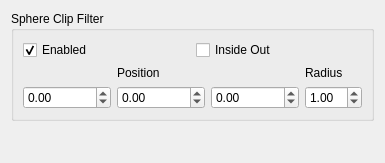
<?xml version="1.0" encoding="UTF-8"?>
<ui version="4.0">
 <class>SphereClipFilterUI</class>
 <widget class="QWidget" name="SphereClipFilterUI">
  <property name="geometry">
   <rect>
    <x>0</x>
    <y>0</y>
    <width>354</width>
    <height>163</height>
   </rect>
  </property>
  <property name="sizePolicy">
   <sizepolicy hsizetype="Preferred" vsizetype="Fixed">
    <horstretch>0</horstretch>
    <verstretch>0</verstretch>
   </sizepolicy>
  </property>
  <property name="minimumSize">
   <size>
    <width>0</width>
    <height>0</height>
   </size>
  </property>
  <property name="maximumSize">
   <size>
    <width>354</width>
    <height>16777215</height>
   </size>
  </property>
  <property name="windowTitle">
   <string>Form</string>
  </property>
  <layout class="QVBoxLayout" name="verticalLayout">
   <item>
    <widget class="QGroupBox" name="groupBox">
     <property name="sizePolicy">
      <sizepolicy hsizetype="Preferred" vsizetype="Minimum">
       <horstretch>0</horstretch>
       <verstretch>0</verstretch>
      </sizepolicy>
     </property>
     <property name="title">
      <string>Sphere Clip Filter</string>
     </property>
     <layout class="QGridLayout" name="gridLayout_2">
      <item row="0" column="0">
       <layout class="QHBoxLayout" name="horizontalLayout">
        <item>
         <widget class="QCheckBox" name="checkBoxEnabled">
          <property name="text">
           <string>Enabled</string>
          </property>
          <property name="checked">
           <bool>true</bool>
          </property>
         </widget>
        </item>
        <item>
         <widget class="QCheckBox" name="checkBoxInsideOut">
          <property name="text">
           <string>Inside Out</string>
          </property>
         </widget>
        </item>
       </layout>
      </item>
      <item row="1" column="0">
       <layout class="QGridLayout" name="gridLayout">
        <item row="0" column="1">
         <widget class="QLabel" name="label">
          <property name="text">
           <string>Position</string>
          </property>
         </widget>
        </item>
        <item row="0" column="3">
         <widget class="QLabel" name="label_2">
          <property name="text">
           <string>Radius</string>
          </property>
         </widget>
        </item>
        <item row="1" column="0">
         <widget class="QDoubleSpinBox" name="doubleSpinBoxPosX">
          <property name="sizePolicy">
           <sizepolicy hsizetype="Preferred" vsizetype="Fixed">
            <horstretch>0</horstretch>
            <verstretch>0</verstretch>
           </sizepolicy>
          </property>
          <property name="minimum">
           <double>-100000.000000000000000</double>
          </property>
          <property name="maximum">
           <double>100000.000000000000000</double>
          </property>
         </widget>
        </item>
        <item row="1" column="1">
         <widget class="QDoubleSpinBox" name="doubleSpinBoxPosY">
          <property name="sizePolicy">
           <sizepolicy hsizetype="Preferred" vsizetype="Fixed">
            <horstretch>0</horstretch>
            <verstretch>0</verstretch>
           </sizepolicy>
          </property>
          <property name="minimum">
           <double>-100000.000000000000000</double>
          </property>
          <property name="maximum">
           <double>100000.000000000000000</double>
          </property>
         </widget>
        </item>
        <item row="1" column="2">
         <widget class="QDoubleSpinBox" name="doubleSpinBoxPosZ">
          <property name="sizePolicy">
           <sizepolicy hsizetype="Preferred" vsizetype="Fixed">
            <horstretch>0</horstretch>
            <verstretch>0</verstretch>
           </sizepolicy>
          </property>
          <property name="minimum">
           <double>-100000.000000000000000</double>
          </property>
          <property name="maximum">
           <double>100000.000000000000000</double>
          </property>
         </widget>
        </item>
        <item row="1" column="3">
         <widget class="QDoubleSpinBox" name="doubleSpinBoxRadius">
          <property name="sizePolicy">
           <sizepolicy hsizetype="Preferred" vsizetype="Fixed">
            <horstretch>0</horstretch>
            <verstretch>0</verstretch>
           </sizepolicy>
          </property>
          <property name="value">
           <double>1.000000000000000</double>
          </property>
         </widget>
        </item>
       </layout>
      </item>
     </layout>
    </widget>
   </item>
   <item>
    <spacer name="verticalSpacer">
     <property name="orientation">
      <enum>Qt::Vertical</enum>
     </property>
     <property name="sizeHint" stdset="0">
      <size>
       <width>20</width>
       <height>40</height>
      </size>
     </property>
    </spacer>
   </item>
  </layout>
 </widget>
 <resources/>
 <connections/>
</ui>
